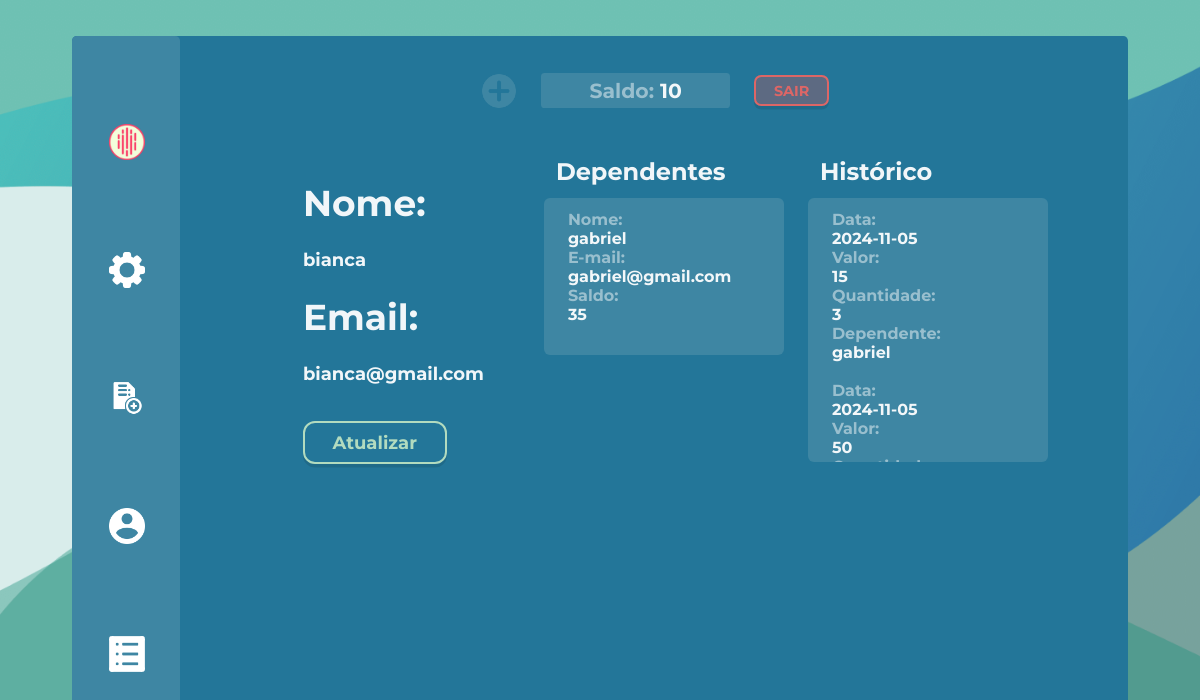
/perfil (signed in), run on an earlier commit of the app's database.
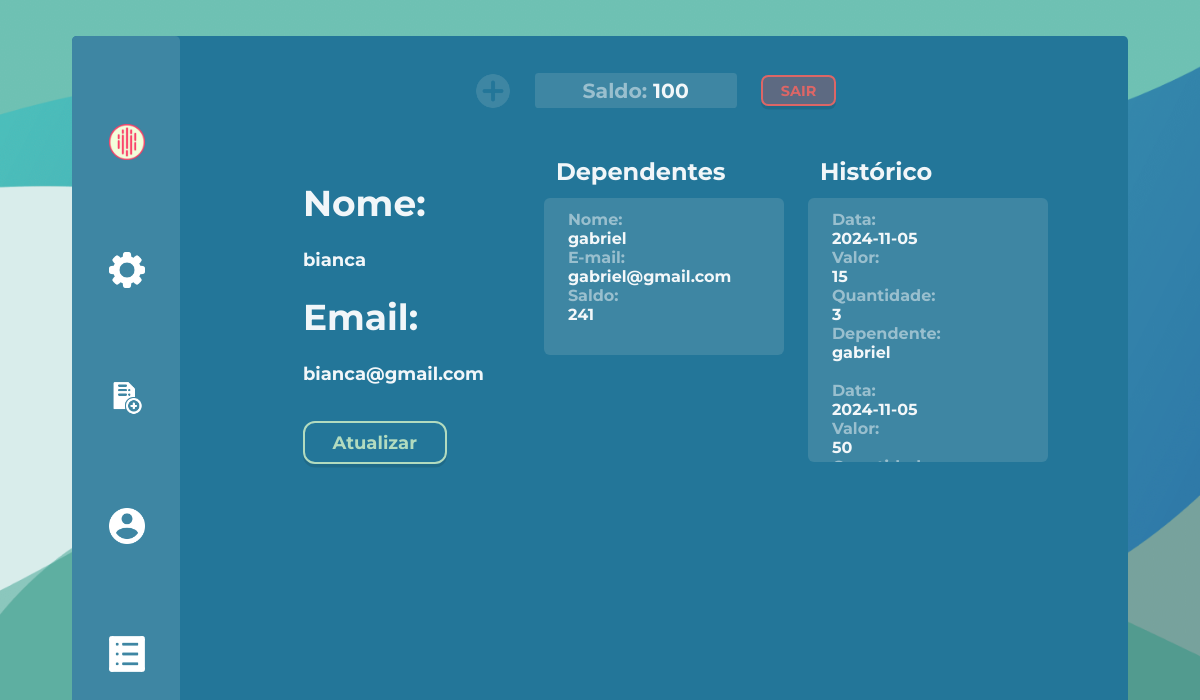
And on a later commit of the database.
### projeto/models.py (models this page shows, shortened)
class Responsavel(db.Model, UserMixin):
    id = db.Column(db.Integer, primary_key=True)
    usuario = db.Column(db.String(length=30), nullable=False, unique=True)
    email = db.Column(db.String(length=30), nullable=False, unique=True)
    senha = db.Column(db.String(length=30), nullable=False)
    saldo = db.Column(db.Integer, nullable=False, default=0)
    imagemPerfil = db.Column(db.LargeBinary)  # ATRIBUTO PARA IMAGEM
    user_type = 'responsavel'
    @property
    def senhacrip(self):
        return self.senhacrip

class Dependente(db.Model, UserMixin):
    id = db.Column(db.Integer, primary_key=True, autoincrement=True)
    saldo = db.Column(db.Integer, nullable=False, unique=False, default=0)
    usuario = db.Column(db.String(length=30), nullable=False, unique=True)
    email = db.Column(db.String(length=30), nullable=False, unique=True)
    senha = db.Column(db.String(length=30), nullable=False)
    idResponsavel = db.Column(db.Integer)
    imagemPerfil = db.Column(db.LargeBinary)  # ATRIBUTO PARA IMAGEM
    user_type = 'dependente'
    @property
    def senhacrip(self):
        return self.senhacrip

class Historico(db.Model):
    id = db.Column(db.Integer, primary_key = True)
    nomeProduto = db.Column(db.String, nullable=False)
    data = db.Column(db.Date, nullable=False)
    valor = db.Column(db.Integer, nullable=False)
    quantidade = db.Column(db.Integer, nullable=False)
    idDependente = db.Column(db.Integer, nullable=False)

### projeto/routes.py (the view)
@app.route('/perfil')
@login_required
def PerfilPage():
    dependentes = Dependente.query.filter_by(idResponsavel=current_user.id).all()
    historicos = []
    for dependente in dependentes:
        historicos.extend(Historico.query.filter_by(idDependente=dependente.id).order_by(desc(Historico.id)).all())
    return render_template('PerfilResponsavel.html', dependentes=dependentes, historicos=historicos)

### projeto/models.py (called while the page is built)
@login_manager.user_loader
def load_user(user_id):
    user_type = session.get('user_type')
    if user_type == 'responsavel':
        return Responsavel.query.get(int(user_id))
    elif user_type == 'dependente':
        return Dependente.query.get(int(user_id))
    elif user_type == 'funcionario':
        return Funcionario.query.get(int(user_id))
    return None

### projeto/templates/PerfilResponsavel.html (shortened to what this page needs)
{%extends 'baseResponsavel.html' %}
{%block conteudo%}
<header>
    <div>
        <img onclick="adicionarSaldoModal()" class="adicionarButton" src="{{url_for('static', filename='imagens/adicionar.png')}}">
      </div>
    <div class="saldoHeader">
        <h1>Saldo: </h1>
        <p class="saldoText">{{current_user.saldo}}</p>
    </div>
    <div>
        <a class="botãoContainerLogout" href="{{url_for('logout')}}">
            SAIR
    </a>
    </div>
</header>
<section class="perfilPage">
    <div class="perfildiv">
        <strong>Nome: </strong>
        <p>{{current_user.usuario}}</p>
        <strong>Email: </strong>
        <p>{{current_user.email}}</p>
        <a class="botãoContainer1" href="{{url_for('atualizar', id=current_user.id)}}">Atualizar</a>
        </div>
        <div class="lista">
            <h1>Dependentes</h1>
            <div class="dadosLista">
            {% for i in dependentes%}
                <p>Nome: <p class="saldoText">{{ i.usuario}}</p></p>
                <p>E-mail: <p class="saldoText">{{ i.email}}</p></p>
                <p>Saldo: <p class="saldoText">{{ i.saldo}}</p></p>
                <br>
            {% endfor%}
            </div>
        </div>
        <div class="lista">
            <h1>Histórico</h1>
            <div class="dadosLista">
            {% for i in historicos%}
                <p>Data: <p class="saldoText">{{ i.data}}</p></p>
                <p>Valor: <p class="saldoText">{{ i.valor}}</p></p>
                <p>Quantidade: <p class="saldoText">{{ i.quantidade}}</p></p>
                {% for ii in dependentes %}
                    {% if ii.id == i.idDependente %}
                    <p>Dependente: <p class="saldoText">{{ ii.usuario}}</p></p>
                    {% endif %}
                {% endfor %}
                <br>
            {% endfor%}
        </div>
        </div>
</section>
{%endblock%}

### projeto/templates/baseResponsavel.html (shortened to what this page needs)
    <!DOCTYPE html>
<html lang="en">
<head>
    <link rel="stylesheet" href="{{url_for('static', filename='style.css')}}">
    <link rel="stylesheet" src="https://cdn.jsdelivr.net/npm/bootstrap@5.3.2/dist/css/bootstrap.min.css">
</head>
<body>
    <div class="container">
        <div class="sidebarResponsavel">
            <div><a href="{{url_for('homeResponsavel')}}"><img src="{{url_for('static', filename='imagens/RealLove.png')}}"><p style="text-align:center">MySnack</a></p></div>
            <div><a href="{{url_for('adicionarDependente')}}"><img src="{{url_for('static', filename='imagens/config.png')}}"><p>CADASTRAR</a></p></div>
            <div><a href="{{url_for('escolherDependente')}}"><img src="{{url_for('static', filename='imagens/registro.png')}}"><p>GERENCIAR</a></p></div>
            <div><a href="{{url_for('PerfilPage')}}"><img src="{{url_for('static', filename='imagens/botaoPerfil.png')}}"><p>CONTA</a></p></div>
            <div><a href="{{url_for('historico')}}"><img src="{{url_for('static', filename='imagens/Historico.svg')}}"><p>HISTÓRICO</a></p></div>
        </div>
        <div class="bodyBaseResponsavel">
            {%block conteudo%}
            {%endblock%}
        </div>
    </div>
</body>
</html>

### projeto/static/style.css (style rules this page uses)
* { padding: 0; margin: 0; font-family: "Montserrat"; font-weight: bold; color: #ffffffef; }
.adicionarButton { width: 3vw; }
.botãoContainerLogout { box-shadow:rgba(0, 0, 0, 0.1) 0px 0.3vw; font-weight: 700; color: #dd6666; font-size: 1.2vw; text-align: center; background-color: #df4e4e4f; padding: 0.4vw; padding-inline: 1.5vw; border-radius: 0.6vw; border: solid #dd6666 0.2vw; }
.botãoContainer1 { box-shadow:rgba(0, 0, 0, 0.1) 0px 0.3vw; font-weight: 700; color: #b2dbbf; font-size: 1.5vw; text-align: center; background-color: #237699; padding: 0.7vw; padding-inline: 2.3vw; max-width: fit-content; border-radius: 1vw; border: solid #b2dbbf 0.2vw; margin-block: 1vw; }
.perfildiv { display: flex; flex-direction: column; margin: 3vw; margin-left: 10vw; gap:2vw }
.perfildiv p { font-size: 1.5vw; }
.perfildiv strong { font-size: 3vw; }
.perfilPage { display: flex; gap:2vw; }
header div { display: flex; flex-direction: row; gap:1vw; margin: 1vw; }
header a { width: fit-content; }
header { display: flex; height: 15%; justify-content: center; align-items: center; }
header h1 { font-size: 1.7vw; color: #ffffff79; }
.dadosLista p { color: #ffffff79; }
.dadosLista .saldoText { color: #ffffffef; }
.saldoHeader { background-color: hsl(197, 45%, 44%); width: fit-content; height: fit-content; padding: 0.4vw; border-radius: 0.3vw; padding-inline: 4vw; display: flex; flex-direction: row; gap:0.5vw; }
header .saldoText { color: #ffffffef; font-size: 1.7vw; }
body { background-color: rgb(112, 112, 112); height: calc(100vh - var(--margin-principal) * 2) !important; background-image: url(imagens/FotoFundo1.png); background-size: cover; height: 100vh; overflow-y: hidden; }
:root { --margin-principal: 3vw; --margin-principal-inline: 4vw; }
a { text-decoration: none; }
.container { display: flex; flex-direction: row; height: calc(100vh - var(--margin-principal) * 2); margin-top: var(--margin-principal); margin-inline: var(--margin-principal-inline); margin-bottom: var(--margin-principal); background-color: #237699; overflow: auto; border-radius: 0.4vw; }
.container { width: 88%; margin-inline: auto; }
.sidebarResponsavel { display: flex; flex-direction: column; width: 9%; background-color: hsl(197, 45%, 44%); position: absolute; border-radius: 0.4vw; height: calc(100vh - var(--margin-principal) * 2); justify-content: space-evenly; align-items: center; }
.dadosLista { padding: 1vw; padding-inline: 2vw; background-color: hsl(197, 45%, 44%); border-radius: 0.5vw; justify-content: center; }
.dadosLista { overflow: hidden; max-height: 20vw; overflow-y: auto; }
.bodyBaseResponsavel { margin-left: 10.5%; width: 90%; }
.lista h1 { margin: 1vw; font-size: 2vw; }
.lista { width: 20vw; }
.sidebarResponsavel { transition: 0.7s; align-items: center; align-items: flex-start; }
.sidebarResponsavel div { margin-left: 3.1vw; gap: 1vw; }
.sidebarResponsavel div { display: flex; align-items: center; }
.sidebarResponsavel img { width: 3vw; height: 3vw; }

What changed in the data, as far as the page shows it:
changed Responsavel "bianca": saldo "10" → "100"
changed Dependente "gabriel": saldo "35" → "241"
